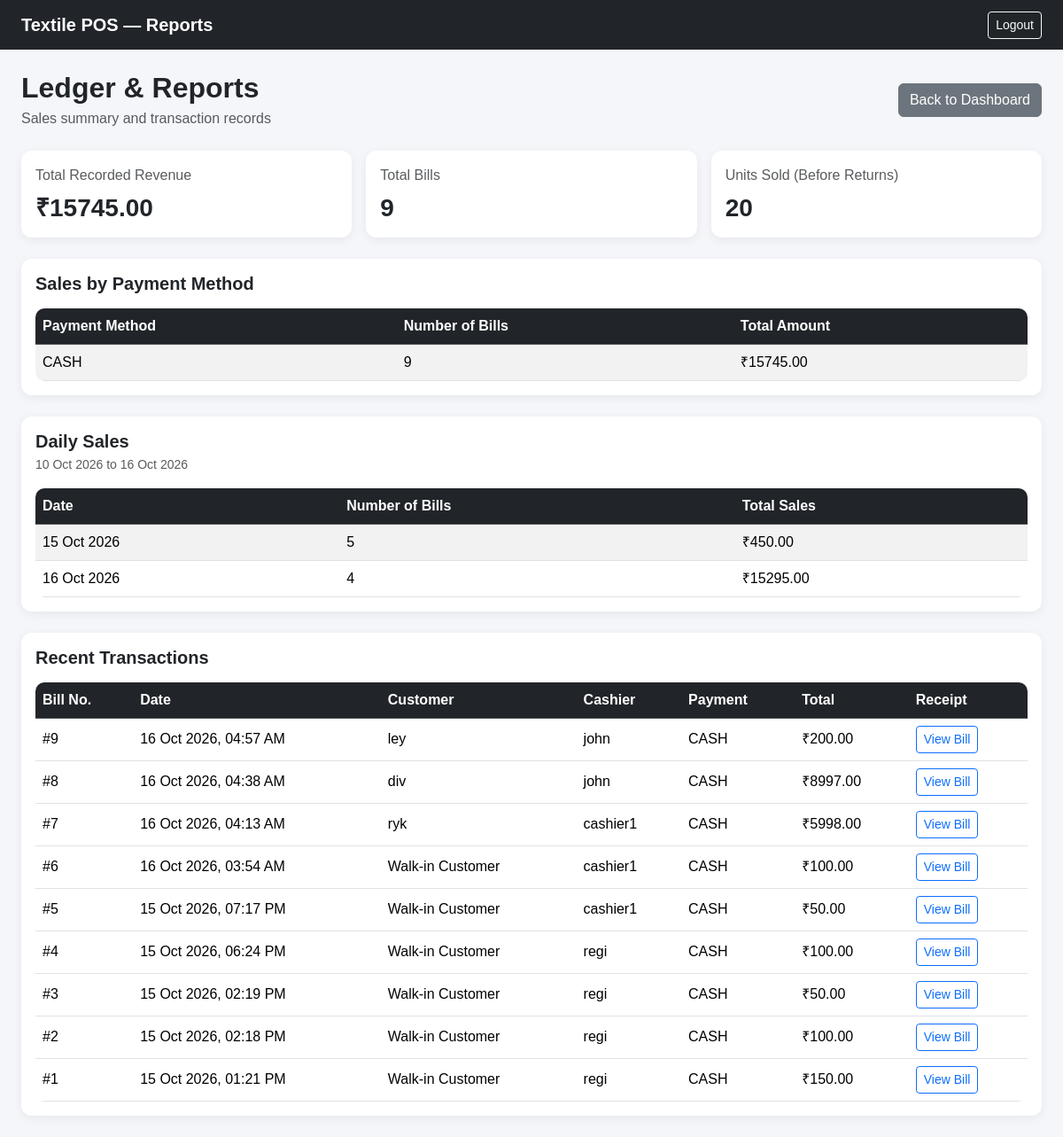
The app's page /reports/ (signed in) with its own data.
### pos/models.py (models this page shows, shortened)
class Sale(models.Model):
    PAYMENT_CHOICES = [
        ("CASH", "Cash"),
        ("CARD", "Card"),
        ("UPI", "UPI"),
    ]
    cashier = models.ForeignKey(
        User,
        on_delete=models.SET_NULL,
        null=True,
        related_name="pos_sales"
    )
    customer_name = models.CharField(max_length=150, blank=True)
    subtotal = models.DecimalField(max_digits=12, decimal_places=2)
    discount = models.DecimalField(
        max_digits=10, decimal_places=2, default=0
    )
    total = models.DecimalField(max_digits=12, decimal_places=2)
    payment_method = models.CharField(
        max_length=10,
        choices=PAYMENT_CHOICES,
        default="CASH"
    )
    created_at = models.DateTimeField(auto_now_add=True)

### pos/views.py (the view)
# urls.py: path("reports/", views.reports, name="reports"),
@login_required
def reports(request):
    if not request.user.is_superuser:
        return redirect("billing")
    today = timezone.localdate()
    week_start = today - timedelta(days=6)
    sales_summary = Sale.objects.aggregate(
        total_revenue=Sum("total"),
        total_bills=Count("id"),
    )
    total_units_sold = (
        SaleItem.objects.aggregate(total=Sum("quantity"))["total"] or 0
    )
    payment_summary = (
        Sale.objects.values("payment_method")
        .annotate(
            total=Sum("total"),
            bill_count=Count("id"),
        )
        .order_by("payment_method")
    )
    daily_sales = (
        Sale.objects.filter(
            created_at__date__gte=week_start,
            created_at__date__lte=today,
        )
        .annotate(day=TruncDate("created_at"))
        .values("day")
        .annotate(
            total=Sum("total"),
            bill_count=Count("id"),
        )
        .order_by("day")
    )
    recent_sales = (
        Sale.objects.select_related("cashier")
        .order_by("-created_at")[:20]
    )
    context = {
        "total_revenue": sales_summary["total_revenue"] or 0,
        "total_bills": sales_summary["total_bills"] or 0,
        "total_units_sold": total_units_sold,
        "payment_summary": payment_summary,
        "daily_sales": daily_sales,
        "recent_sales": recent_sales,
        "week_start": week_start,
        "today": today,
    }
    return render(request, "pos/reports.html", context)

### pos/templates/pos/reports.html (shortened to what this page needs)
<!DOCTYPE html>
<html lang="en">
<head>
    <link href="https://cdn.jsdelivr.net/npm/bootstrap@5.3.3/dist/css/bootstrap.min.css"
          rel="stylesheet">
</head>
<body>
<nav class="navbar navbar-dark bg-dark">
    <div class="container-fluid px-3 px-md-4">
        <a class="navbar-brand fw-bold" href="{% url 'dashboard' %}">
            Textile POS — Reports
        </a>
        <a href="{% url 'logout' %}" class="btn btn-outline-light btn-sm">
            Logout
        </a>
    </div>
</nav>
<div class="container-fluid p-3 p-md-4">
    <div class="d-flex flex-wrap justify-content-between align-items-center mb-4 gap-2">
        <div>
            <h2 class="page-title mb-1">Ledger & Reports</h2>
            <p class="text-muted mb-0">
                Sales summary and transaction records
            </p>
        </div>
        <a href="{% url 'dashboard' %}" class="btn btn-secondary">
            Back to Dashboard
        </a>
    </div>
    <div class="row g-3 mb-4">
        <div class="col-12 col-sm-6 col-xl-4">
            <div class="card stat-card p-3 h-100">
                <div class="text-muted">Total Recorded Revenue</div>
                <h3 class="fw-bold mt-2 mb-0">
                    ₹{{ total_revenue|floatformat:2 }}
                </h3>
            </div>
        </div>
        <div class="col-12 col-sm-6 col-xl-4">
            <div class="card stat-card p-3 h-100">
                <div class="text-muted">Total Bills</div>
                <h3 class="fw-bold mt-2 mb-0">{{ total_bills }}</h3>
            </div>
        </div>
        <div class="col-12 col-sm-6 col-xl-4">
            <div class="card stat-card p-3 h-100">
                <div class="text-muted">Units Sold (Before Returns)</div>
                <h3 class="fw-bold mt-2 mb-0">{{ total_units_sold }}</h3>
            </div>
        </div>
    </div>
    <div class="card stat-card mb-4">
        <div class="card-body">
            <h5 class="fw-bold mb-3">Sales by Payment Method</h5>
            <div class="table-responsive">
                <table class="table table-striped align-middle mb-0">
                    <thead class="table-dark">
                        <tr>
                            <th>Payment Method</th>
                            <th>Number of Bills</th>
                            <th>Total Amount</th>
                        </tr>
                    </thead>
                    <tbody>
                        {% for payment in payment_summary %}
                        <tr>
                            <td>{{ payment.payment_method }}</td>
                            <td>{{ payment.bill_count }}</td>
                            <td>₹{{ payment.total|floatformat:2 }}</td>
                        </tr>
                        {% empty %}
                        <tr>
                            <td colspan="3" class="text-center text-muted">
                                No payment records yet.
                            </td>
                        </tr>
                        {% endfor %}
                    </tbody>
                </table>
            </div>
        </div>
    </div>
    <div class="card stat-card mb-4">
        <div class="card-body">
            <h5 class="fw-bold mb-1">Daily Sales</h5>
            <p class="text-muted small">
                {{ week_start|date:"d M Y" }} to {{ today|date:"d M Y" }}
            </p>
            <div class="table-responsive">
                <table class="table table-striped align-middle mb-0">
                    <thead class="table-dark">
                        <tr>
                            <th>Date</th>
                            <th>Number of Bills</th>
                            <th>Total Sales</th>
                        </tr>
                    </thead>
                    <tbody>
                        {% for day in daily_sales %}
                        <tr>
                            <td>{{ day.day|date:"d M Y" }}</td>
                            <td>{{ day.bill_count }}</td>
                            <td>₹{{ day.total|floatformat:2 }}</td>
                        </tr>
                        {% empty %}
                        <tr>
                            <td colspan="3" class="text-center text-muted">
                                No sales during this period.
                            </td>
                        </tr>
                        {% endfor %}
                    </tbody>
                </table>
            </div>
        </div>
    </div>
    <div class="card stat-card">
        <div class="card-body">
            <h5 class="fw-bold mb-3">Recent Transactions</h5>
            <div class="table-responsive">
                <table class="table table-hover align-middle mb-0">
                    <thead class="table-dark">
                        <tr>
                            <th>Bill No.</th>
                            <th>Date</th>
                            <th>Customer</th>
                            <th>Cashier</th>
                            <th>Payment</th>
                            <th>Total</th>
                            <th>Receipt</th>
                        </tr>
                    </thead>
                    <tbody>
                        {% for sale in recent_sales %}
                        <tr>
                            <td>#{{ sale.id }}</td>
                            <td>{{ sale.created_at|date:"d M Y, h:i A" }}</td>
                            <td>{{ sale.customer_name|default:"Walk-in Customer" }}</td>
                            <td>
                                {% if sale.cashier %}
                                    {{ sale.cashier.username }}
                                {% else %}
                                    —
                                {% endif %}
                            </td>
                            <td>{{ sale.payment_method }}</td>
                            <td>₹{{ sale.total|floatformat:2 }}</td>
                            <td>
                                <a href="{% url 'bill_detail' sale.id %}"
                                   class="btn btn-sm btn-outline-primary">
                                    View Bill
                                </a>
                            </td>
                        </tr>
                        {% endfor %}
                    </tbody>
                </table>
            </div>
        </div>
    </div>
</div>
</body>
</html>

### pos/templates/pos/reports.html (style rules this page uses)
body { background: #f4f6f9; font-family: Arial, sans-serif; }
.stat-card { border: none; border-radius: 12px; box-shadow: 0 3px 12px rgba(0,0,0,.06); }
.page-title { font-weight: 700; }
.table-responsive { border-radius: 10px; }
.table th { white-space: nowrap; }

### records on screen
Sale: id "9", created_at "16 Oct 2026, 04:57 AM", customer_name "ley", cashier.username "john", payment_method "CASH", total "200.00"
Sale: id "8", created_at "16 Oct 2026, 04:38 AM", customer_name "div", cashier.username "john", payment_method "CASH", total "8997.00"
Sale: id "7", created_at "16 Oct 2026, 04:13 AM", customer_name "ryk", cashier.username "cashier1", payment_method "CASH", total "5998.00"
Sale: id "6", created_at "16 Oct 2026, 03:54 AM", customer_name "Walk-in Customer", cashier.username "cashier1", payment_method "CASH", total "100.00"
Sale: id "5", created_at "15 Oct 2026, 07:17 PM", customer_name "Walk-in Customer", cashier.username "cashier1", payment_method "CASH", total "50.00"
Sale: id "4", created_at "15 Oct 2026, 06:24 PM", customer_name "Walk-in Customer", cashier.username "regi", payment_method "CASH", total "100.00"
Sale: id "3", created_at "15 Oct 2026, 02:19 PM", customer_name "Walk-in Customer", cashier.username "regi", payment_method "CASH", total "50.00"
Sale: id "2", created_at "15 Oct 2026, 02:18 PM", customer_name "Walk-in Customer", cashier.username "regi", payment_method "CASH", total "100.00"
Sale: id "1", created_at "15 Oct 2026, 01:21 PM", customer_name "Walk-in Customer", cashier.username "regi", payment_method "CASH", total "150.00"

### other values on screen
{{ total_revenue|floatformat:2 }} "15745.00"
{{ total_bills }} "9"
{{ total_units_sold }} "20"
{{ payment.payment_method }} "CASH"
{{ payment.bill_count }} "9"
{{ payment.total|floatformat:2 }} "15745.00"
{{ week_start|date:"d M Y" }} "10 Oct 2026"
{{ today|date:"d M Y" }} "16 Oct 2026"
{{ day.day|date:"d M Y" }} "15 Oct 2026" "16 Oct 2026"
{{ day.bill_count }} "5" "4"
{{ day.total|floatformat:2 }} "450.00" "15295.00"
